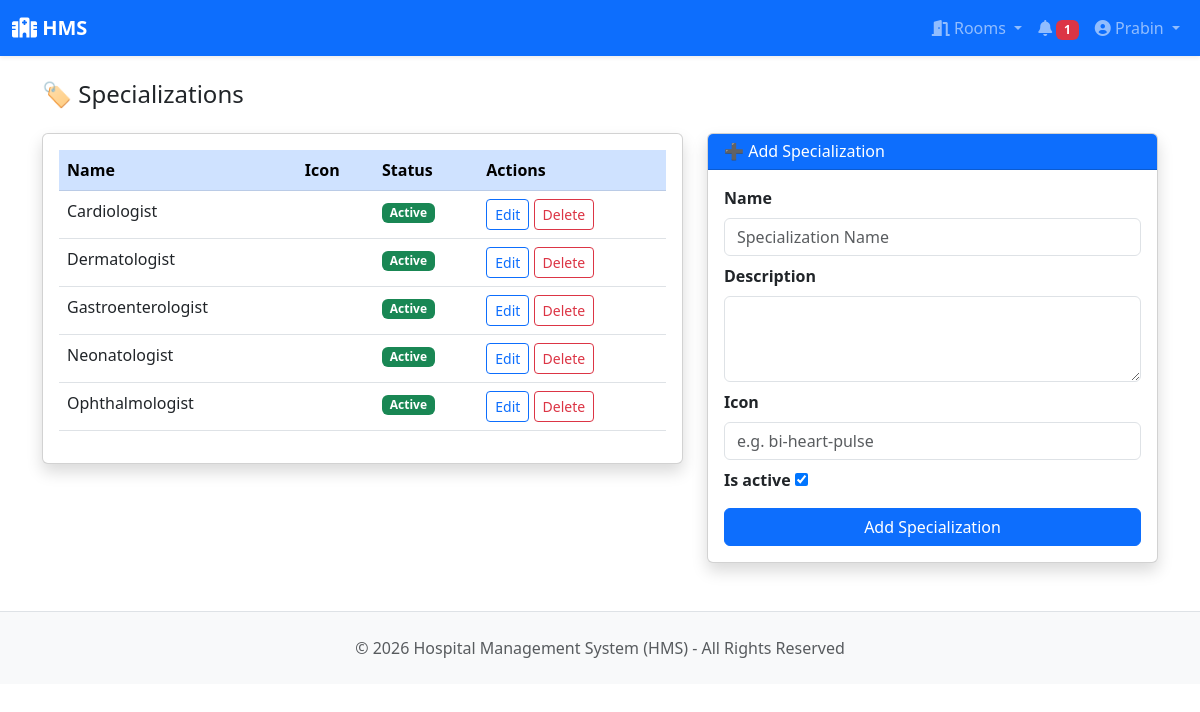
The page /clinical/specializations/ (signed in) on the database its author committed.
### users/models.py (models this page shows, shortened)
class User(AbstractBaseUser, PermissionsMixin):
    ROLE_CHOICES = [
        ('PATIENT', 'Patient'),
        ('DOCTOR', 'Doctor'),
        ('RECEPTIONIST', 'Receptionist'),
        ('LAB_TECHNICIAN', 'Lab Technician'),
        ('ADMIN', 'Super Admin'),
    ]
    email = models.EmailField(unique=True)
    username = models.CharField(max_length=50)
    role = models.CharField(max_length=20, choices=ROLE_CHOICES, default='PATIENT')
    is_active = models.BooleanField(default=False)  # False until email activated
    is_staff = models.BooleanField(default=False)
    date_joined = models.DateTimeField(auto_now_add=True)
    activation_token = models.CharField(max_length=200, blank=True, null=True)
    objects = UserManager()
    USERNAME_FIELD = 'email'
    REQUIRED_FIELDS = ['username']

### clinical/models.py (models this page shows, shortened)
class Specialization(models.Model):
    name = models.CharField(max_length=100, unique=True)
    description = models.TextField(blank=True)
    icon = models.CharField(max_length=50, blank=True, help_text="Bootstrap icon class e.g. bi-heart-pulse")
    is_active = models.BooleanField(default=True)
    created_at = models.DateTimeField(auto_now_add=True)
    class Meta:
        ordering = ['name']

### clinical/views.py (the view)
# urls.py: path('specializations/', views.specialization_list, name='specialization_list'),
@login_required
def specialization_list(request):
    if request.user.role != 'ADMIN':
        messages.error(request, 'Access denied.')
        return redirect('users:dashboard')
    specializations = Specialization.objects.all()
    form = SpecializationForm()
    if request.method == 'POST':
        form = SpecializationForm(request.POST)
        if form.is_valid():
            form.save()
            messages.success(request, 'Specialization added successfully!')
            return redirect('clinical:specialization_list')
    return render(request, 'clinical/specialization_list.html', {
        'specializations': specializations,
        'form': form
    })

### clinical/forms.py
class SpecializationForm(forms.ModelForm):
    class Meta:
        model = Specialization
        fields = ['name', 'description', 'icon', 'is_active']
        widgets = {
            'name': forms.TextInput(attrs={'class': 'form-control', 'placeholder': 'Specialization Name'}),
            'description': forms.Textarea(attrs={'class': 'form-control', 'rows': 3}),
            'icon': forms.TextInput(attrs={'class': 'form-control', 'placeholder': 'e.g. bi-heart-pulse'}),
        }

### notifications/context_processors.py (called while the page is built)
def unread_notifications(request):
    if request.user.is_authenticated:
        count = Notification.objects.filter(recipient=request.user, is_read=False).count()
        return {'unread_notification_count': count}
    return {'unread_notification_count': 0}

### templates/clinical/specialization_list.html (shortened to what this page needs)
{% extends 'base.html' %}
{% block content %}
<div class="d-flex justify-content-between align-items-center mb-3">
    <h4>🏷️ Specializations</h4>
</div>
<div class="row">
    <div class="col-md-7">
        <div class="card shadow">
            <div class="card-body">
                <table class="table table-hover">
                    <thead class="table-primary">
                        <tr><th>Name</th><th>Icon</th><th>Status</th><th>Actions</th></tr>
                    </thead>
                    <tbody>
                        {% for s in specializations %}
                        <tr>
                            <td><i class="bi {{ s.icon }}"></i> {{ s.name }}</td>
                            <td><code>{{ s.icon }}</code></td>
                            <td>
                                {% if s.is_active %}
                                    <span class="badge bg-success">Active</span>
                                {% else %}
                                    <span class="badge bg-danger">Inactive</span>
                                {% endif %}
                            </td>
                            <td>
                                <a href="{% url 'clinical:specialization_edit' s.pk %}" class="btn btn-sm btn-outline-primary">Edit</a>
                                <a href="{% url 'clinical:specialization_delete' s.pk %}" class="btn btn-sm btn-outline-danger">Delete</a>
                            </td>
                        </tr>
                        {% empty %}
                        <tr><td colspan="4" class="text-center text-muted">No specializations yet.</td></tr>
                        {% endfor %}
                    </tbody>
                </table>
            </div>
        </div>
    </div>
    <div class="col-md-5">
        <div class="card shadow">
            <div class="card-header bg-primary text-white"><h6 class="mb-0">➕ Add Specialization</h6></div>
            <div class="card-body">
                <form method="POST">
                    {% for field in form %}
                    <div class="mb-2">
                        <label class="form-label fw-bold">{{ field.label }}</label>
                        {{ field }}
                    </div>
                    {% endfor %}
                    <button type="submit" class="btn btn-primary w-100">Add Specialization</button>
                </form>
            </div>
        </div>
    </div>
</div>
{% endblock %}

### templates/base.html (shortened to what this page needs)
<!DOCTYPE html>
<html lang="en">
<head>
    <link href="https://cdn.jsdelivr.net/npm/bootstrap@5.3.0/dist/css/bootstrap.min.css" rel="stylesheet">
    <link href="https://cdnjs.cloudflare.com/ajax/libs/font-awesome/6.0.0/css/all.min.css" rel="stylesheet">
</head>
<body>
{% if user.is_authenticated %}
<nav class="navbar navbar-expand-lg navbar-dark bg-primary sticky-top shadow-sm">
    <div class="container-fluid">
        <a class="navbar-brand fw-bold" href="{% url 'users:dashboard' %}">
            <i class="fas fa-hospital"></i> HMS
        </a>
        <div class="collapse navbar-collapse" id="navbarNav">
            <div class="navbar-nav ms-auto">
                {% if user.role == 'PATIENT' or user.role == 'DOCTOR' or user.role == 'RECEPTIONIST' or user.role == 'ADMIN' %}
                <div class="nav-item dropdown">
                    <a class="nav-link dropdown-toggle" href="#" id="roomsDropdown" role="button" data-bs-toggle="dropdown">
                        <i class="fas fa-door-open"></i> Rooms
                    </a>
                </div>
                {% endif %}
                <a class="nav-link" href="{% url 'notifications:notification_list' %}" title="Notifications">
                    <i class="fas fa-bell"></i>
                    {% if unread_notification_count > 0 %}
                        <span class="badge bg-danger">{{ unread_notification_count }}</span>
                    {% endif %}
                </a>
                <div class="nav-item dropdown">
                    <a class="nav-link dropdown-toggle" href="#" id="userDropdown" role="button" data-bs-toggle="dropdown">
                        <i class="fas fa-user-circle"></i> {{ user.first_name|default:user.username }}
                    </a>
                </div>
            </div>
        </div>
    </div>
</nav>
{% endif %}
<div class="{% if user.is_authenticated %}container{% else %}container-fluid{% endif %} mt-4">
    {% block content %}{% endblock %}
</div>
<footer class="bg-light text-muted py-4 mt-5 border-top">
    <div class="container text-center">
        <p class="mb-0">&copy; 2026 Hospital Management System (HMS) - All Rights Reserved</p>
    </div>
</footer>
<link href="https://cdnjs.cloudflare.com/ajax/libs/font-awesome/6.0.0/css/all.min.css" rel="stylesheet">
</body>
</html>

### rows shown on the page
User: first_name "Prabin"
Specialization: name "Cardiologist", is_active "Active"
Specialization: name "Dermatologist", is_active "Active"
Specialization: name "Gastroenterologist", is_active "Active"
Specialization: name "Neonatologist", is_active "Active"
Specialization: name "Ophthalmologist", is_active "Active"

### other values the page prints
{{ unread_notification_count }} "1"
{{ field.label }} "Name" "Description" "Icon" "Is active"
